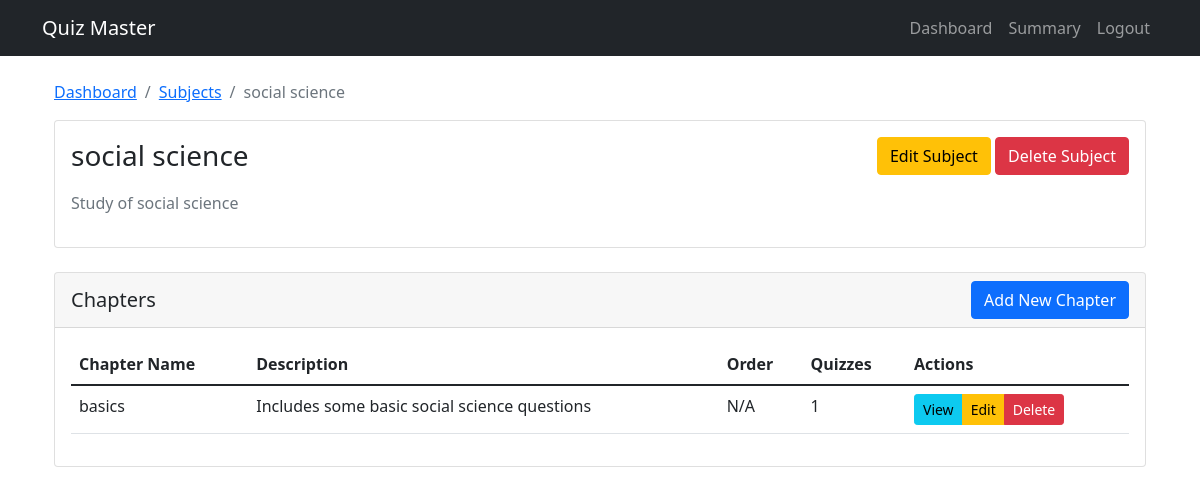
/admin/subject/1 (signed in), run on the app's committed database.
### backend/models.py (models this page shows)
class Subject(db.Model):
    __tablename__ = 'subjects'
    id = db.Column(db.Integer, primary_key=True)
    name = db.Column(db.String(100), nullable=False)
    description = db.Column(db.Text)
    chapters = relationship('Chapter', back_populates='subject', cascade='all, delete-orphan')

class Chapter(db.Model):
    __tablename__ = 'chapters'
    id = db.Column(db.Integer, primary_key=True)
    subject_id = db.Column(db.Integer, db.ForeignKey('subjects.id'), nullable=False)
    name = db.Column(db.String(100), nullable=False)
    description = db.Column(db.Text)
    subject = relationship('Subject', back_populates='chapters')
    quizzes = relationship('Quiz', back_populates='chapter', cascade='all, delete-orphan')

### backend/controllers.py (the view)
@app.route('/admin/subject/<int:subject_id>')
def view_subject(subject_id):
    if not session.get('is_admin'):
        return redirect(url_for('login'))
    subject = Subject.query.get_or_404(subject_id)
    return render_template('admin/view_subject.html', subject=subject)

### templates/admin/view_subject.html (shortened to what this page needs)
{% extends "base.html" %}
{% block content %}
<div class="container">
    <nav aria-label="breadcrumb">
        <ol class="breadcrumb">
            <li class="breadcrumb-item"><a href="{{ url_for('admin_dashboard') }}">Dashboard</a></li>
            <li class="breadcrumb-item"><a href="{{ url_for('list_subjects') }}">Subjects</a></li>
            <li class="breadcrumb-item active">{{ subject.name }}</li>
        </ol>
    </nav>
    <div class="row mb-4">
        <div class="col-md-12">
            <div class="card">
                <div class="card-body">
                    <div class="d-flex justify-content-between align-items-center mb-3">
                        <h3 class="card-title mb-0">{{ subject.name }}</h3>
                        <div>
                            <a href="{{ url_for('edit_subject', subject_id=subject.id) }}" class="btn btn-warning">Edit Subject</a>
                            <a href="{{ url_for('delete_subject', subject_id=subject.id) }}" class="btn btn-danger" onclick="return confirm('Are you sure you want to delete this subject? This will also delete all associated chapters and quizzes.')">Delete Subject</a>
                        </div>
                    </div>
                    <p class="text-muted">{{ subject.description or 'No description available.' }}</p>
                </div>
            </div>
        </div>
    </div>
    <div class="row">
        <div class="col-md-12">
            <div class="card">
                <div class="card-header">
                    <div class="d-flex justify-content-between align-items-center">
                        <h5 class="mb-0">Chapters</h5>
                        <a href="{{ url_for('create_chapter', subject_id=subject.id) }}" class="btn btn-primary">Add New Chapter</a>
                    </div>
                </div>
                <div class="card-body">
                    {% if subject.chapters %}
                        <div class="table-responsive">
                            <table class="table table-hover">
                                <thead>
                                    <tr>
                                        <th>Chapter Name</th>
                                        <th>Description</th>
                                        <th>Order</th>
                                        <th>Quizzes</th>
                                        <th>Actions</th>
                                    </tr>
                                </thead>
                                <tbody>
                                    {% for chapter in subject.chapters|sort(attribute='order_index') %}
                                        <tr>
                                            <td>{{ chapter.name }}</td>
                                            <td>{{ chapter.description|truncate(50) if chapter.description else 'No description' }}</td>
                                            <td>{{ chapter.order_index or 'N/A' }}</td>
                                            <td>{{ chapter.quizzes|length }}</td>
                                            <td>
                                                <div class="btn-group">
                                                    <a href="{{ url_for('view_chapter', chapter_id=chapter.id) }}" class="btn btn-info btn-sm">View</a>
                                                    <a href="{{ url_for('edit_chapter', chapter_id=chapter.id) }}" class="btn btn-warning btn-sm">Edit</a>
                                                    <a href="{{ url_for('delete_chapter', chapter_id=chapter.id) }}" class="btn btn-danger btn-sm" onclick="return confirm('Are you sure you want to delete this chapter? This will also delete all associated quizzes.')">Delete</a>
                                                </div>
                                            </td>
                                        </tr>
                                    {% endfor %}
                                </tbody>
                            </table>
                        </div>
                    {% else %}
                        <div class="alert alert-info">
                            No chapters found. Click "Add New Chapter" to create one.
                        </div>
                    {% endif %}
                </div>
            </div>
        </div>
    </div>
</div>
{% endblock %}

### data on the page
Subject: name "social science", description "Study of social science"
Chapter: name "basics", description "Includes some basic social science questions", order_index "N/A", quizzes|length "1"
